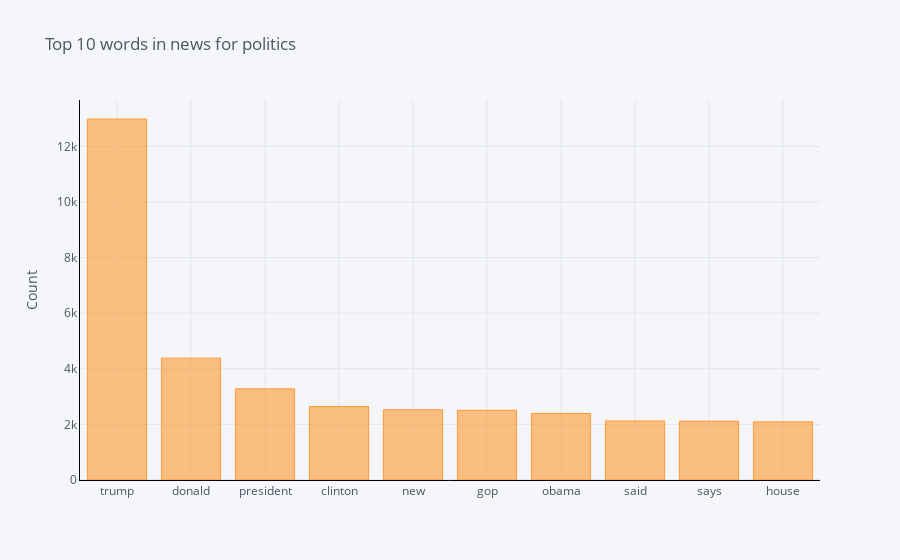

The code cell stored with this chart in its notebook:
### Code cell
plot_top_n_words(df_top_10_category[df_top_10_category['category'] == 'POLITICS']['news'],title='Top 10 words in news for politics',n=10)

### Figure 1 — Plotly figure (JSON) as saved in the notebook; plotly's stock layout.template omitted (floating-point values rounded to 4 significant figures)
{"data": [{"marker": {"color": "rgba(255, 153, 51, 0.6)", "line": {"color": "rgba(255, 153, 51, 1.0)", "width": 1}}, "name": "count", "orientation": "v", "text": "", "type": "bar", "x": ["trump", "donald", "president", "clinton", "new", "gop", "obama", "said", "says", "house"], "y": [12989, 4384, 3280, 2644, 2528, 2507, 2391, 2126, 2119, 2093]}], "layout": {"legend": {"bgcolor": "#F5F6F9", "font": {"color": "#4D5663"}}, "paper_bgcolor": "#F5F6F9", "plot_bgcolor": "#F5F6F9", "title": {"font": {"color": "#4D5663"}, "text": "Top 10 words in news for politics"}, "xaxis": {"gridcolor": "#E1E5ED", "linecolor": "black", "showgrid": true, "tickfont": {"color": "#4D5663"}, "title": {"font": {"color": "#4D5663"}, "text": ""}, "zerolinecolor": "#E1E5ED"}, "yaxis": {"gridcolor": "#E1E5ED", "linecolor": "black", "showgrid": true, "tickfont": {"color": "#4D5663"}, "title": {"font": {"color": "#4D5663"}, "text": "Count"}, "zerolinecolor": "#E1E5ED"}}}
